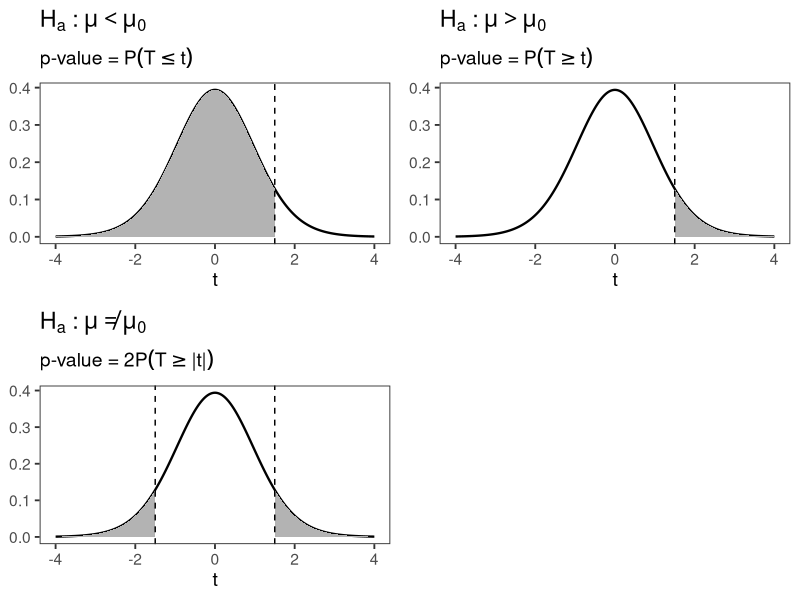

Here is the R script that generated this plot:
## ---- chunk 1
library(ggplot2)
library(dplyr)
library(tidyr)
library(cowplot)

# -------------------------
# Parameters
# -------------------------
t_obs <- 1.5     # observed t statistic
df_t  <- 20      # degrees of freedom

x_grid <- seq(-4, 4, length.out = 4001)

df <- tibble(
  x = x_grid,
  density = dt(x_grid, df = df_t)
)

# -------------------------
# Left-sided test
# -------------------------
p_left <- ggplot(df, aes(x, density)) +
  geom_line(linewidth = 0.8) +
  geom_area(
    data = df %>% filter(x <= t_obs),
    fill = "grey70"
  ) +
  geom_vline(xintercept = t_obs, linetype = "dashed") +
  labs(
    title = expression(H[a] ~ ":" ~ mu < mu[0]),
    subtitle = expression("p-value =" ~ P(T <= t)),
    x = "t",
    y = NULL
  ) +
  theme_bw(base_size = 14) +
  theme(panel.grid = element_blank())

# -------------------------
# Right-sided test
# -------------------------
p_right <- ggplot(df, aes(x, density)) +
  geom_line(linewidth = 0.8) +
  geom_area(
    data = df %>% filter(x >= t_obs),
    fill = "grey70"
  ) +
  geom_vline(xintercept = t_obs, linetype = "dashed") +
  labs(
    title = expression(H[a] ~ ":" ~ mu > mu[0]),
    subtitle = expression("p-value =" ~ P(T >= t)),
    x = "t",
    y = NULL
  ) +
  theme_bw(base_size = 14) +
  theme(panel.grid = element_blank())

# -------------------------
# Two-sided test (CLEAR!)
# -------------------------
p_two <- ggplot(df, aes(x, density)) +
  geom_line(linewidth = 0.8) +

  # Left tail
  geom_area(
    data = df %>% filter(x <= -abs(t_obs)),
    fill = "grey70"
  ) +

  # Right tail
  geom_area(
    data = df %>% filter(x >= abs(t_obs)),
    fill = "grey70"
  ) +

  geom_vline(
    xintercept = c(-abs(t_obs), abs(t_obs)),
    linetype = "dashed"
  ) +
  labs(
    title = expression(H[a] ~ ":" ~ mu != mu[0]),
    subtitle = expression("p-value =" ~ 2*P(T >= "|"*t*"|")),
    x = "t",
    y = NULL
  ) +
  theme_bw(base_size = 14) +
  theme(panel.grid = element_blank())

# -------------------------
# Arrange panels
# -------------------------
final_plot <- plot_grid(
  p_left, p_right,
  p_two,  NULL,
  ncol = 2,
  rel_heights = c(1, 1)
)

final_plot
